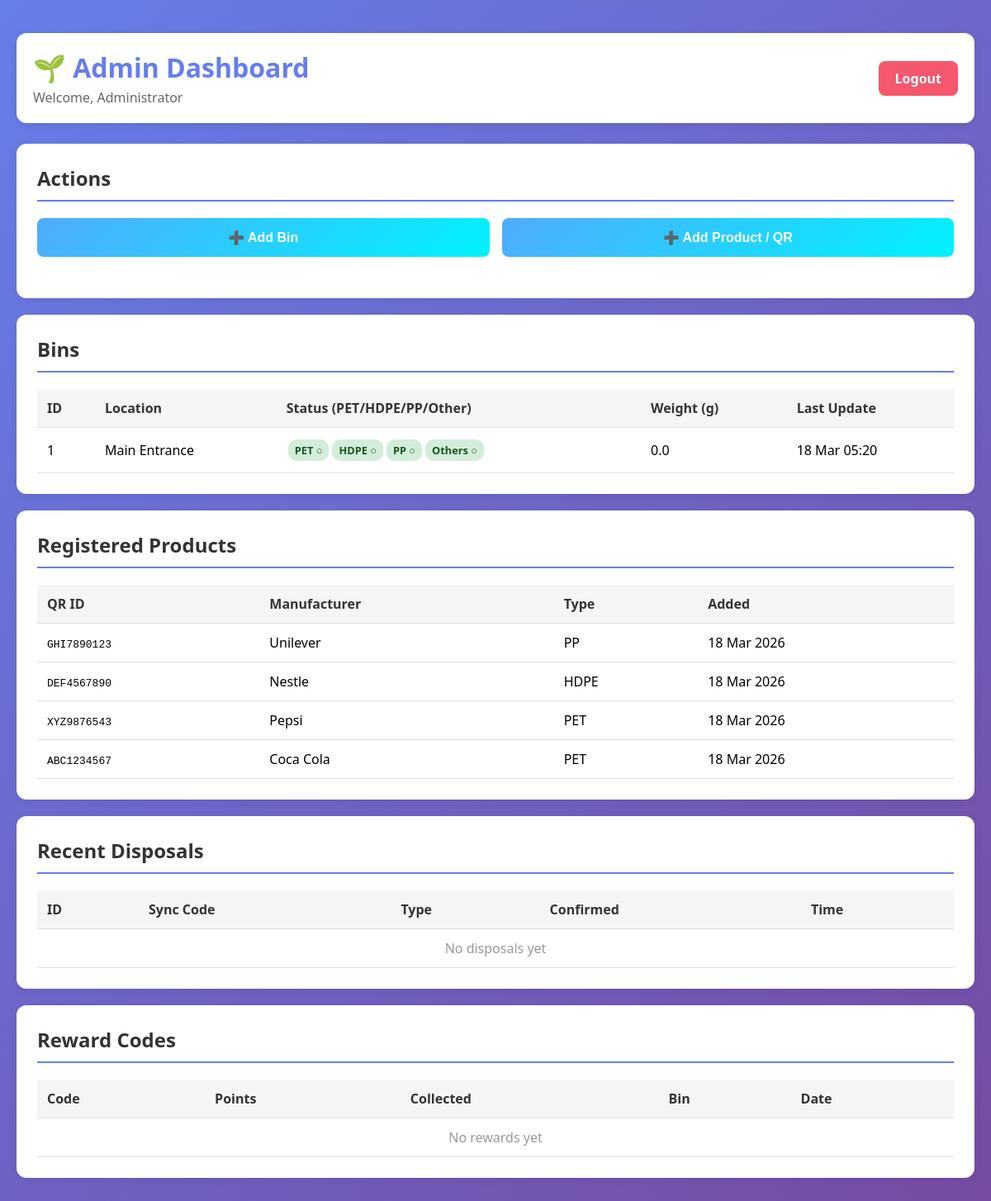
Page /admin_dashboard.php (signed in) on the committed database.
### tables this page shows
CREATE TABLE IF NOT EXISTS bin_data (
    id             INT AUTO_INCREMENT PRIMARY KEY,
    location       VARCHAR(200) NOT NULL,
    current_status VARCHAR(4)   DEFAULT '0000',   
    weight         FLOAT        DEFAULT 0.0,
    last_updated   TIMESTAMP    DEFAULT CURRENT_TIMESTAMP ON UPDATE CURRENT_TIMESTAMP
);

CREATE TABLE IF NOT EXISTS product_data (
    id           INT AUTO_INCREMENT PRIMARY KEY,
    qr_id        VARCHAR(20) UNIQUE NOT NULL,
    manufacturer VARCHAR(100) NOT NULL,
    type         ENUM('PET','HDPE','PP','Others') NOT NULL,
    created_at   TIMESTAMP DEFAULT CURRENT_TIMESTAMP
);

### admin_dashboard.php (the view, shortened to what this page needs)
<?php
$conn      = getDBConnection();
$bins      = $conn->query("SELECT * FROM bin_data ORDER BY id DESC")->fetch_all(MYSQLI_ASSOC);
$products  = $conn->query("SELECT * FROM product_data ORDER BY id DESC LIMIT 50")->fetch_all(MYSQLI_ASSOC);
$rewards   = $conn->query("SELECT r.*, b.location FROM rewards_data r
                           LEFT JOIN bin_data b ON r.bin_id=b.id
                           ORDER BY r.created_at DESC LIMIT 30")->fetch_all(MYSQLI_ASSOC);
$disposals = $conn->query("SELECT * FROM disposal ORDER BY created_at DESC LIMIT 30")->fetch_all(MYSQLI_ASSOC);
?>
<!DOCTYPE html>
<html lang="en">
<head>
    <link rel="stylesheet" href="style.css">
</head>
<body>
<div class="dashboard-container">
    <div class="dashboard-header">
        <div>
            <h1>🌱 Admin Dashboard</h1>
            <p>Welcome, <?php echo htmlspecialchars($_SESSION['name']); ?></p>
        </div>
        <a href="?logout=1" class="logout-btn">Logout</a>
    </div>
    <div class="card">
        <h2>Actions</h2>
        <div class="button-grid">
            <button class="btn btn-success" onclick="openModal('addBinModal')">➕ Add Bin</button>
            <button class="btn btn-success" onclick="openModal('addProductModal')">➕ Add Product / QR</button>
        </div>
    </div>
    <div class="card">
        <h2>Bins</h2>
        <table>
            <thead><tr><th>ID</th><th>Location</th><th>Status (PET/HDPE/PP/Other)</th><th>Weight (g)</th><th>Last Update</th></tr></thead>
            <tbody>
                <?php foreach ($bins as $b): ?>
                <tr>
                    <td><?php echo $b['id']; ?></td>
                    <td><?php echo htmlspecialchars($b['location']); ?></td>
                    <td><?php
                        $s = str_pad($b['current_status'], 4, '0');
                        $labels = ['PET','HDPE','PP','Others'];
                        $chips  = '';
                        for ($i=0;$i<4;$i++) {
                            $full = $s[$i]==='1';
                            $chips .= '<span class="bin-chamber ' . ($full?'full':'available') . '" style="display:inline-block;padding:4px 8px;margin:2px;font-size:.8em;">'
                                     . $labels[$i] . ($full?' ●':' ○') . '</span>';
                        }
                        echo $chips;
                    ?></td>
                    <td><?php echo number_format($b['weight'], 1); ?></td>
                    <td><?php echo date('d M H:i', strtotime($b['last_updated'])); ?></td>
                </tr>
                <?php endforeach; ?>
            </tbody>
        </table>
    </div>
    <div class="card">
        <h2>Registered Products</h2>
        <table>
            <thead><tr><th>QR ID</th><th>Manufacturer</th><th>Type</th><th>Added</th></tr></thead>
            <tbody>
                <?php foreach ($products as $p): ?>
                <tr>
                    <td><code><?php echo htmlspecialchars($p['qr_id']); ?></code></td>
                    <td><?php echo htmlspecialchars($p['manufacturer']); ?></td>
                    <td><?php echo htmlspecialchars($p['type']); ?></td>
                    <td><?php echo date('d M Y', strtotime($p['created_at'])); ?></td>
                </tr>
                <?php endforeach; ?>
            </tbody>
        </table>
    </div>
    <div class="card">
        <h2>Recent Disposals</h2>
        <table>
            <thead><tr><th>ID</th><th>Sync Code</th><th>Type</th><th>Confirmed</th><th>Time</th></tr></thead>
            <tbody>
                <?php if (empty($disposals)): ?><tr><td colspan="5" style="text-align:center;color:#999;">No disposals yet</td></tr><?php endif; ?>
            </tbody>
        </table>
    </div>
    <div class="card">
        <h2>Reward Codes</h2>
        <table>
            <thead><tr><th>Code</th><th>Points</th><th>Collected</th><th>Bin</th><th>Date</th></tr></thead>
            <tbody>
                <?php if (empty($rewards)): ?><tr><td colspan="5" style="text-align:center;color:#999;">No rewards yet</td></tr><?php endif; ?>
            </tbody>
        </table>
    </div>
</div>
</body>
</html>

### style.css (style rules this page uses)
* { margin:0; padding:0; box-sizing:border-box; }
body { font-family: 'Segoe UI', Tahoma, Geneva, Verdana, sans-serif; background: linear-gradient(135deg, #667eea 0%, #764ba2 100%); min-height: 100vh; display: flex; justify-content: center; align-items: flex-start; padding: 20px; }
.btn { width:100%; padding:14px; background: linear-gradient(135deg,#667eea 0%,#764ba2 100%); color:white; border:none; border-radius:8px; font-size:1em; font-weight:600; cursor:pointer; transition:transform .2s, box-shadow .2s; }
.btn-success { background:linear-gradient(135deg,#4facfe 0%,#00f2fe 100%); }
.dashboard-container { max-width:1200px; width:100%; padding:20px 0; }
.dashboard-header { display:flex; justify-content:space-between; align-items:center; margin-bottom:25px; padding:20px; background:white; border-radius:12px; box-shadow:0 2px 10px rgba(0,0,0,0.1); }
.dashboard-header h1 { color:#667eea; }
.dashboard-header p { color:#666; margin-top:4px; }
.logout-btn { background:#f5576c; color:white; padding:10px 20px; border:none; border-radius:8px; cursor:pointer; text-decoration:none; font-weight:600; }
.card { background:white; border-radius:12px; padding:25px; margin-bottom:20px; box-shadow:0 2px 10px rgba(0,0,0,0.08); }
.card h2 { color:#333; margin-bottom:20px; border-bottom:2px solid #667eea; padding-bottom:10px; }
.button-grid { display:grid; grid-template-columns:repeat(auto-fit,minmax(220px,1fr)); gap:15px; margin-bottom:25px; }
table { width:100%; border-collapse:collapse; margin-top:15px; }
table th, table td { padding:12px; text-align:left; border-bottom:1px solid #e0e0e0; }
table th { background:#f5f5f5; font-weight:600; color:#333; }
.bin-chamber { padding:14px; border-radius:10px; text-align:center; font-weight:600; }
.bin-chamber.available { background:#d4edda; color:#155724; }

### rows in the picture
bin_data: id "1", location "Main Entrance", i "PET", current_status "0000" (drawn), i "HDPE", i "PP", i "Others", weight "0.0", last_updated "18 Mar 05:20"
product_data: qr "GHI7890123", manufacturer "Unilever", type "PP", created_at "18 Mar 2026"
product_data: qr "DEF4567890", manufacturer "Nestle", type "HDPE", created_at "18 Mar 2026"
product_data: qr "XYZ9876543", manufacturer "Pepsi", type "PET", created_at "18 Mar 2026"
product_data: qr "ABC1234567", manufacturer "Coca Cola", type "PET", created_at "18 Mar 2026"

### other values in the picture
$_SESSION['name'] "Administrator"
